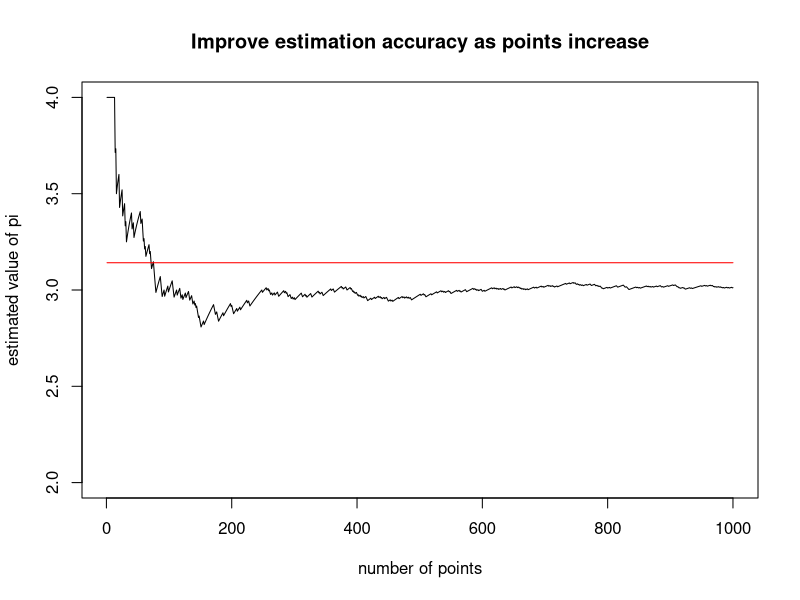
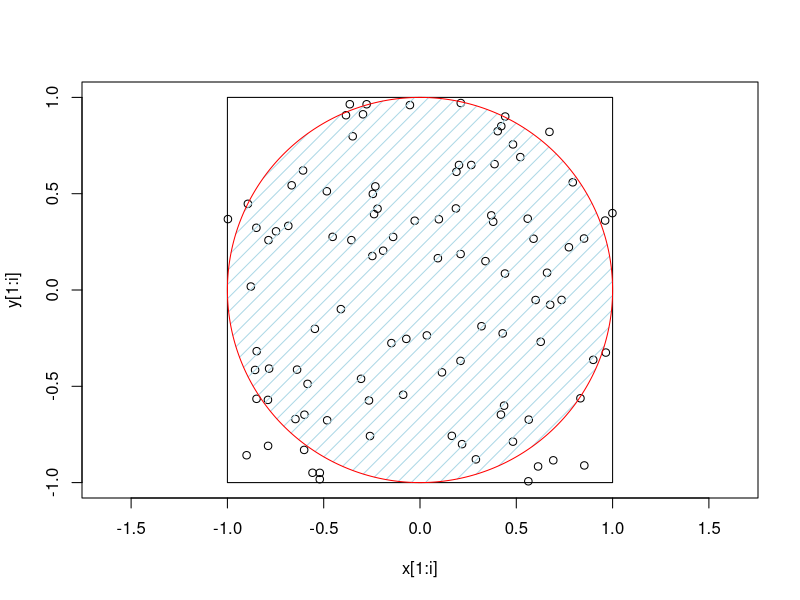

R code for these plots, in order:
## ---- chunk 1
num_darts <- 1000
num_darts_in_circle <- 0

for(i in 1:num_darts) {
  x <- runif(n = 1, min = -1, max = 1)
  y <- runif(n = 1, min = -1, max = 1)
  if(x^2 + y^2 <= 1) {
    num_darts_in_circle = num_darts_in_circle + 1
  }
}

print(4 * num_darts_in_circle / num_darts)
## ---- chunk 2
library("plotrix")

num_darts <- 1000000
num_darts_in_circle <- 0

x <- runif(n = num_darts, min = -1, max = 1)
y <- runif(n = num_darts, min = -1, max = 1)

sum_squares <- x^2 + y^2
indexes_darts_in_circle <- which(sum_squares <= 1)
num_darts_in_circle <- length(indexes_darts_in_circle)
print(4 * num_darts_in_circle / num_darts)
## ---- chunk 3
#| echo: false

simulation = function(long){
  c = rep(0,long)
  numberIn = 0
  for(i in 1:long){
    x = runif(2,-1,1)
    if(sqrt(x[1]*x[1] + x[2]*x[2]) <= 1){
      numberIn = numberIn + 1
    }
    prop = numberIn / i
    piHat = prop *4
    c[i] = piHat
  }
  return(c)
}

size = 1000
res = simulation(size)
ini = 1
plot(res[ini:size], type = "l", main = "Improve estimation accuracy as points increase", xlab = "number of points", ylab = "estimated value of pi", ylim = c(2, 4))
lines(rep(pi, size)[ini:size], col = "red")
## ---- chunk 4
#| echo: false
library("plotrix")

num_darts <- 100
num_darts_in_circle <- 0

x <- runif(n = num_darts, min = -1, max = 1)
y <- runif(n = num_darts, min = -1, max = 1)

sum_squares <- x^2 + y^2
indexes_darts_in_circle <- which(sum_squares <= 1)
num_darts_in_circle <- length(indexes_darts_in_circle)

plot(x[1:i], y[1:i], xlim = c(-1, 1), ylim = c(-1, 1), asp = 1)
rect(-1, -1, 1, 1)
draw.circle(0, 0, 1, nv = 1000, border = "red", col = "lightblue", lty = 1, density = 10, lwd = 1)
